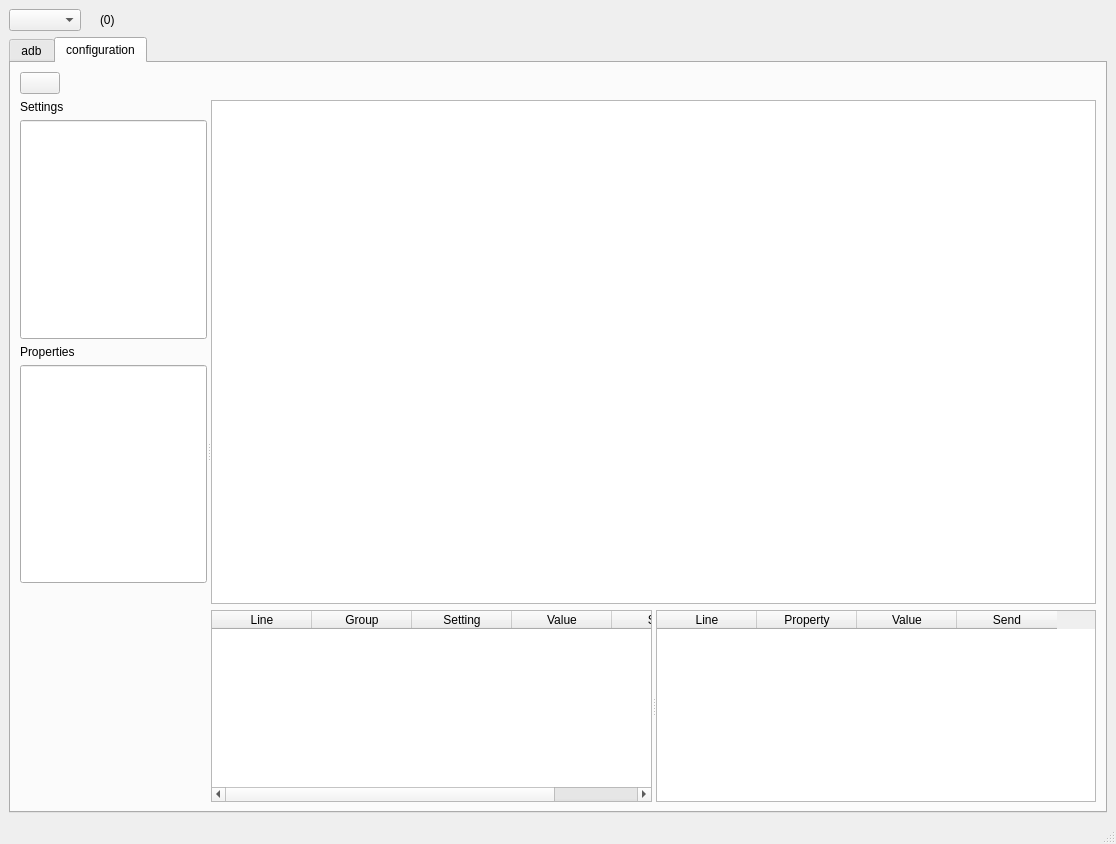
<?xml version="1.0" encoding="UTF-8"?>
<ui version="4.0">
 <class>MainWindow</class>
 <widget class="QMainWindow" name="MainWindow">
  <property name="geometry">
   <rect>
    <x>0</x>
    <y>0</y>
    <width>1116</width>
    <height>844</height>
   </rect>
  </property>
  <property name="sizePolicy">
   <sizepolicy hsizetype="Maximum" vsizetype="Maximum">
    <horstretch>0</horstretch>
    <verstretch>0</verstretch>
   </sizepolicy>
  </property>
  <property name="windowTitle">
   <string>ToolLog</string>
  </property>
  <widget class="QWidget" name="centralwidget">
   <layout class="QVBoxLayout" name="verticalLayout_8">
    <item>
     <layout class="QVBoxLayout" name="verticalLayout_3">
      <item>
       <layout class="QHBoxLayout" name="horizontalLayout_12">
        <item>
         <widget class="QComboBox" name="device_ids">
          <property name="focusPolicy">
           <enum>Qt::FocusPolicy::NoFocus</enum>
          </property>
         </widget>
        </item>
        <item>
         <widget class="QLabel" name="label_9">
          <property name="text">
           <string/>
          </property>
          <property name="pixmap">
           <pixmap resource="../../resource.qrc">:/icons/device.png</pixmap>
          </property>
         </widget>
        </item>
        <item>
         <widget class="QLabel" name="devices">
          <property name="text">
           <string>(0)</string>
          </property>
         </widget>
        </item>
        <item>
         <spacer name="horizontalSpacer_3">
          <property name="orientation">
           <enum>Qt::Orientation::Horizontal</enum>
          </property>
          <property name="sizeHint" stdset="0">
           <size>
            <width>40</width>
            <height>20</height>
           </size>
          </property>
         </spacer>
        </item>
       </layout>
      </item>
      <item>
       <widget class="QTabWidget" name="tabWidget">
        <property name="focusPolicy">
         <enum>Qt::FocusPolicy::NoFocus</enum>
        </property>
        <property name="currentIndex">
         <number>1</number>
        </property>
        <widget class="QWidget" name="pg_adb">
         <attribute name="title">
          <string>adb</string>
         </attribute>
         <layout class="QVBoxLayout" name="verticalLayout_6">
          <item>
           <layout class="QVBoxLayout" name="verticalLayout_7">
            <item>
             <layout class="QHBoxLayout" name="horizontalLayout_8">
              <property name="sizeConstraint">
               <enum>QLayout::SizeConstraint::SetMinimumSize</enum>
              </property>
              <item>
               <widget class="QPushButton" name="start">
                <property name="focusPolicy">
                 <enum>Qt::FocusPolicy::NoFocus</enum>
                </property>
                <property name="text">
                 <string/>
                </property>
                <property name="icon">
                 <iconset resource="../../resource.qrc">
                  <normaloff>:/icons/play.png</normaloff>:/icons/play.png</iconset>
                </property>
               </widget>
              </item>
              <item>
               <widget class="QPushButton" name="start_kernel">
                <property name="focusPolicy">
                 <enum>Qt::FocusPolicy::NoFocus</enum>
                </property>
                <property name="text">
                 <string/>
                </property>
                <property name="icon">
                 <iconset resource="../../resource.qrc">
                  <normaloff>:/icons/start_kernel.png</normaloff>:/icons/start_kernel.png</iconset>
                </property>
               </widget>
              </item>
              <item>
               <widget class="QPushButton" name="clear">
                <property name="focusPolicy">
                 <enum>Qt::FocusPolicy::NoFocus</enum>
                </property>
                <property name="text">
                 <string/>
                </property>
                <property name="icon">
                 <iconset resource="../../resource.qrc">
                  <normaloff>:/icons/clear.png</normaloff>:/icons/clear.png</iconset>
                </property>
               </widget>
              </item>
              <item>
               <widget class="QPushButton" name="btn_clear_mark">
                <property name="focusPolicy">
                 <enum>Qt::FocusPolicy::NoFocus</enum>
                </property>
                <property name="text">
                 <string/>
                </property>
                <property name="icon">
                 <iconset resource="../../resource.qrc">
                  <normaloff>:/icons/remove-bookmark.png</normaloff>:/icons/remove-bookmark.png</iconset>
                </property>
               </widget>
              </item>
              <item>
               <spacer name="horizontalSpacer">
                <property name="focusPolicy">
                 <enum>Qt::FocusPolicy::NoFocus</enum>
                </property>
                <property name="orientation">
                 <enum>Qt::Orientation::Horizontal</enum>
                </property>
                <property name="sizeHint" stdset="0">
                 <size>
                  <width>40</width>
                  <height>20</height>
                 </size>
                </property>
               </spacer>
              </item>
              <item>
               <widget class="QPushButton" name="configuration">
                <property name="focusPolicy">
                 <enum>Qt::FocusPolicy::NoFocus</enum>
                </property>
                <property name="text">
                 <string/>
                </property>
                <property name="icon">
                 <iconset resource="../../resource.qrc">
                  <normaloff>:/icons/setting.png</normaloff>:/icons/setting.png</iconset>
                </property>
               </widget>
              </item>
             </layout>
            </item>
            <item>
             <widget class="QSplitter" name="spl_filter_1">
              <property name="sizePolicy">
               <sizepolicy hsizetype="Minimum" vsizetype="Expanding">
                <horstretch>0</horstretch>
                <verstretch>0</verstretch>
               </sizepolicy>
              </property>
              <property name="frameShadow">
               <enum>QFrame::Shadow::Plain</enum>
              </property>
              <property name="orientation">
               <enum>Qt::Orientation::Horizontal</enum>
              </property>
              <widget class="QWidget" name="verticalLayoutWidget_2">
               <layout class="QVBoxLayout" name="verticalLayout_2">
                <property name="sizeConstraint">
                 <enum>QLayout::SizeConstraint::SetMinimumSize</enum>
                </property>
                <item>
                 <widget class="QPushButton" name="save_log">
                  <property name="focusPolicy">
                   <enum>Qt::FocusPolicy::NoFocus</enum>
                  </property>
                  <property name="text">
                   <string/>
                  </property>
                  <property name="icon">
                   <iconset resource="../../resource.qrc">
                    <normaloff>:/icons/folder.png</normaloff>:/icons/folder.png</iconset>
                  </property>
                 </widget>
                </item>
                <item>
                 <widget class="QLineEdit" name="file">
                  <property name="sizePolicy">
                   <sizepolicy hsizetype="Expanding" vsizetype="Expanding">
                    <horstretch>0</horstretch>
                    <verstretch>0</verstretch>
                   </sizepolicy>
                  </property>
                  <property name="focusPolicy">
                   <enum>Qt::FocusPolicy::StrongFocus</enum>
                  </property>
                 </widget>
                </item>
                <item>
                 <widget class="QLabel" name="label_8">
                  <property name="text">
                   <string>Find</string>
                  </property>
                 </widget>
                </item>
                <item>
                 <widget class="QLineEdit" name="find">
                  <property name="enabled">
                   <bool>true</bool>
                  </property>
                  <property name="sizePolicy">
                   <sizepolicy hsizetype="Expanding" vsizetype="Expanding">
                    <horstretch>0</horstretch>
                    <verstretch>0</verstretch>
                   </sizepolicy>
                  </property>
                  <property name="focusPolicy">
                   <enum>Qt::FocusPolicy::StrongFocus</enum>
                  </property>
                 </widget>
                </item>
                <item>
                 <widget class="QLabel" name="label_3">
                  <property name="focusPolicy">
                   <enum>Qt::FocusPolicy::NoFocus</enum>
                  </property>
                  <property name="text">
                   <string>Tag</string>
                  </property>
                 </widget>
                </item>
                <item>
                 <widget class="QLineEdit" name="tag">
                  <property name="sizePolicy">
                   <sizepolicy hsizetype="Expanding" vsizetype="Expanding">
                    <horstretch>0</horstretch>
                    <verstretch>0</verstretch>
                   </sizepolicy>
                  </property>
                  <property name="focusPolicy">
                   <enum>Qt::FocusPolicy::StrongFocus</enum>
                  </property>
                 </widget>
                </item>
                <item>
                 <widget class="QLabel" name="label_4">
                  <property name="focusPolicy">
                   <enum>Qt::FocusPolicy::NoFocus</enum>
                  </property>
                  <property name="text">
                   <string>Msg</string>
                  </property>
                 </widget>
                </item>
                <item>
                 <widget class="QLineEdit" name="msg">
                  <property name="sizePolicy">
                   <sizepolicy hsizetype="Expanding" vsizetype="Expanding">
                    <horstretch>0</horstretch>
                    <verstretch>0</verstretch>
                   </sizepolicy>
                  </property>
                  <property name="focusPolicy">
                   <enum>Qt::FocusPolicy::StrongFocus</enum>
                  </property>
                 </widget>
                </item>
                <item>
                 <widget class="QLabel" name="label_2">
                  <property name="focusPolicy">
                   <enum>Qt::FocusPolicy::NoFocus</enum>
                  </property>
                  <property name="text">
                   <string>PID</string>
                  </property>
                 </widget>
                </item>
                <item>
                 <widget class="QLineEdit" name="pid">
                  <property name="sizePolicy">
                   <sizepolicy hsizetype="Expanding" vsizetype="Expanding">
                    <horstretch>0</horstretch>
                    <verstretch>0</verstretch>
                   </sizepolicy>
                  </property>
                  <property name="focusPolicy">
                   <enum>Qt::FocusPolicy::StrongFocus</enum>
                  </property>
                 </widget>
                </item>
                <item>
                 <widget class="QLabel" name="label_5">
                  <property name="focusPolicy">
                   <enum>Qt::FocusPolicy::NoFocus</enum>
                  </property>
                  <property name="text">
                   <string>Level</string>
                  </property>
                 </widget>
                </item>
                <item>
                 <widget class="QLineEdit" name="level">
                  <property name="sizePolicy">
                   <sizepolicy hsizetype="Expanding" vsizetype="Expanding">
                    <horstretch>0</horstretch>
                    <verstretch>0</verstretch>
                   </sizepolicy>
                  </property>
                  <property name="focusPolicy">
                   <enum>Qt::FocusPolicy::StrongFocus</enum>
                  </property>
                 </widget>
                </item>
                <item>
                 <widget class="QLabel" name="label_6">
                  <property name="text">
                   <string>Line</string>
                  </property>
                 </widget>
                </item>
                <item>
                 <widget class="QLineEdit" name="line">
                  <property name="sizePolicy">
                   <sizepolicy hsizetype="Expanding" vsizetype="Expanding">
                    <horstretch>0</horstretch>
                    <verstretch>0</verstretch>
                   </sizepolicy>
                  </property>
                  <property name="focusPolicy">
                   <enum>Qt::FocusPolicy::StrongFocus</enum>
                  </property>
                  <property name="placeholderText">
                   <string notr="true">1 - 100</string>
                  </property>
                 </widget>
                </item>
                <item>
                 <widget class="QLabel" name="label_12">
                  <property name="text">
                   <string>Time</string>
                  </property>
                 </widget>
                </item>
                <item>
                 <widget class="QLineEdit" name="time">
                  <property name="sizePolicy">
                   <sizepolicy hsizetype="Expanding" vsizetype="Expanding">
                    <horstretch>0</horstretch>
                    <verstretch>0</verstretch>
                   </sizepolicy>
                  </property>
                  <property name="focusPolicy">
                   <enum>Qt::FocusPolicy::StrongFocus</enum>
                  </property>
                  <property name="placeholderText">
                   <string>20:40:52.391 - 20:41:04.095</string>
                  </property>
                 </widget>
                </item>
                <item>
                 <spacer name="verticalSpacer">
                  <property name="orientation">
                   <enum>Qt::Orientation::Vertical</enum>
                  </property>
                  <property name="sizeHint" stdset="0">
                   <size>
                    <width>20</width>
                    <height>40</height>
                   </size>
                  </property>
                 </spacer>
                </item>
               </layout>
              </widget>
              <widget class="QWidget" name="verticalLayoutWidget">
               <property name="focusPolicy">
                <enum>Qt::FocusPolicy::NoFocus</enum>
               </property>
               <layout class="QVBoxLayout" name="verticalLayout" stretch="1,0">
                <property name="sizeConstraint">
                 <enum>QLayout::SizeConstraint::SetMaximumSize</enum>
                </property>
                <item>
                 <widget class="QTextEdit" name="log">
                  <property name="sizePolicy">
                   <sizepolicy hsizetype="Expanding" vsizetype="Expanding">
                    <horstretch>0</horstretch>
                    <verstretch>0</verstretch>
                   </sizepolicy>
                  </property>
                  <property name="focusPolicy">
                   <enum>Qt::FocusPolicy::ClickFocus</enum>
                  </property>
                  <property name="lineWidth">
                   <number>3</number>
                  </property>
                  <property name="lineWrapMode">
                   <enum>QTextEdit::LineWrapMode::WidgetWidth</enum>
                  </property>
                  <property name="lineWrapColumnOrWidth">
                   <number>3</number>
                  </property>
                 </widget>
                </item>
                <item>
                 <widget class="QSplitter" name="splitter_2">
                  <property name="orientation">
                   <enum>Qt::Orientation::Vertical</enum>
                  </property>
                  <widget class="QTableWidget" name="table_logs">
                   <property name="sizePolicy">
                    <sizepolicy hsizetype="Expanding" vsizetype="Expanding">
                     <horstretch>0</horstretch>
                     <verstretch>0</verstretch>
                    </sizepolicy>
                   </property>
                   <property name="palette">
                    <palette>
                     <active>
                      <colorrole role="Highlight">
                       <brush brushstyle="SolidPattern">
                        <color alpha="255">
                         <red>255</red>
                         <green>255</green>
                         <blue>255</blue>
                        </color>
                       </brush>
                      </colorrole>
                     </active>
                     <inactive>
                      <colorrole role="Highlight">
                       <brush brushstyle="SolidPattern">
                        <color alpha="255">
                         <red>255</red>
                         <green>255</green>
                         <blue>255</blue>
                        </color>
                       </brush>
                      </colorrole>
                     </inactive>
                     <disabled/>
                    </palette>
                   </property>
                   <property name="focusPolicy">
                    <enum>Qt::FocusPolicy::NoFocus</enum>
                   </property>
                   <column>
                    <property name="text">
                     <string>Line</string>
                    </property>
                    <property name="font">
                     <font>
                      <bold>true</bold>
                      <underline>true</underline>
                     </font>
                    </property>
                   </column>
                   <column>
                    <property name="text">
                     <string>Date</string>
                    </property>
                    <property name="font">
                     <font>
                      <bold>true</bold>
                      <underline>true</underline>
                     </font>
                    </property>
                   </column>
                   <column>
                    <property name="text">
                     <string>Time</string>
                    </property>
                    <property name="font">
                     <font>
                      <bold>true</bold>
                      <underline>true</underline>
                     </font>
                    </property>
                   </column>
                   <column>
                    <property name="text">
                     <string>PID</string>
                    </property>
                    <property name="font">
                     <font>
                      <bold>true</bold>
                      <underline>true</underline>
                     </font>
                    </property>
                   </column>
                   <column>
                    <property name="text">
                     <string>TID</string>
                    </property>
                    <property name="font">
                     <font>
                      <bold>true</bold>
                      <underline>true</underline>
                     </font>
                    </property>
                   </column>
                   <column>
                    <property name="text">
                     <string>Level</string>
                    </property>
                    <property name="font">
                     <font>
                      <bold>true</bold>
                      <underline>true</underline>
                     </font>
                    </property>
                   </column>
                   <column>
                    <property name="text">
                     <string>Tag</string>
                    </property>
                    <property name="font">
                     <font>
                      <bold>true</bold>
                      <underline>true</underline>
                      <strikeout>false</strikeout>
                     </font>
                    </property>
                   </column>
                   <column>
                    <property name="text">
                     <string>Message</string>
                    </property>
                    <property name="font">
                     <font>
                      <bold>true</bold>
                      <underline>true</underline>
                     </font>
                    </property>
                   </column>
                  </widget>
                  <widget class="QTableWidget" name="table_logmark">
                   <property name="sizePolicy">
                    <sizepolicy hsizetype="Expanding" vsizetype="Expanding">
                     <horstretch>0</horstretch>
                     <verstretch>0</verstretch>
                    </sizepolicy>
                   </property>
                   <property name="focusPolicy">
                    <enum>Qt::FocusPolicy::NoFocus</enum>
                   </property>
                   <column>
                    <property name="text">
                     <string>Line</string>
                    </property>
                   </column>
                   <column>
                    <property name="text">
                     <string>Date</string>
                    </property>
                   </column>
                   <column>
                    <property name="text">
                     <string>Time</string>
                    </property>
                   </column>
                   <column>
                    <property name="text">
                     <string>PID</string>
                    </property>
                   </column>
                   <column>
                    <property name="text">
                     <string>TID</string>
                    </property>
                   </column>
                   <column>
                    <property name="text">
                     <string>Level</string>
                    </property>
                   </column>
                   <column>
                    <property name="text">
                     <string>Tag</string>
                    </property>
                   </column>
                   <column>
                    <property name="text">
                     <string>Message</string>
                    </property>
                   </column>
                  </widget>
                 </widget>
                </item>
               </layout>
              </widget>
             </widget>
            </item>
           </layout>
          </item>
         </layout>
        </widget>
        <widget class="QWidget" name="pg_property">
         <attribute name="title">
          <string>configuration</string>
         </attribute>
         <layout class="QVBoxLayout" name="verticalLayout_9">
          <item>
           <layout class="QHBoxLayout" name="horizontalLayout_11">
            <item>
             <widget class="QPushButton" name="refresh">
              <property name="text">
               <string/>
              </property>
              <property name="icon">
               <iconset resource="../../resource.qrc">
                <normaloff>:/icons/refresh.png</normaloff>:/icons/refresh.png</iconset>
              </property>
             </widget>
            </item>
            <item>
             <spacer name="horizontalSpacer_2">
              <property name="orientation">
               <enum>Qt::Orientation::Horizontal</enum>
              </property>
              <property name="sizeHint" stdset="0">
               <size>
                <width>40</width>
                <height>20</height>
               </size>
              </property>
             </spacer>
            </item>
           </layout>
          </item>
          <item>
           <widget class="QSplitter" name="spl_filter_2">
            <property name="orientation">
             <enum>Qt::Orientation::Horizontal</enum>
            </property>
            <widget class="QWidget" name="verticalLayoutWidget_3">
             <layout class="QVBoxLayout" name="verticalLayout_4">
              <item>
               <widget class="QLabel" name="label">
                <property name="text">
                 <string>Settings</string>
                </property>
               </widget>
              </item>
              <item>
               <widget class="QLineEdit" name="setting">
                <property name="sizePolicy">
                 <sizepolicy hsizetype="Expanding" vsizetype="Expanding">
                  <horstretch>0</horstretch>
                  <verstretch>0</verstretch>
                 </sizepolicy>
                </property>
               </widget>
              </item>
              <item>
               <widget class="QLabel" name="label_7">
                <property name="text">
                 <string>Properties</string>
                </property>
               </widget>
              </item>
              <item>
               <widget class="QLineEdit" name="property">
                <property name="sizePolicy">
                 <sizepolicy hsizetype="Expanding" vsizetype="Expanding">
                  <horstretch>0</horstretch>
                  <verstretch>0</verstretch>
                 </sizepolicy>
                </property>
               </widget>
              </item>
              <item>
               <spacer name="verticalSpacer_2">
                <property name="orientation">
                 <enum>Qt::Orientation::Vertical</enum>
                </property>
                <property name="sizeHint" stdset="0">
                 <size>
                  <width>20</width>
                  <height>40</height>
                 </size>
                </property>
               </spacer>
              </item>
             </layout>
            </widget>
            <widget class="QWidget" name="verticalLayoutWidget_4">
             <layout class="QVBoxLayout" name="verticalLayout_5">
              <item>
               <widget class="QTextEdit" name="setting_property"/>
              </item>
              <item>
               <widget class="QSplitter" name="spl_setting_property">
                <property name="orientation">
                 <enum>Qt::Orientation::Horizontal</enum>
                </property>
                <widget class="QTableWidget" name="table_setting">
                 <column>
                  <property name="text">
                   <string>Line</string>
                  </property>
                 </column>
                 <column>
                  <property name="text">
                   <string>Group</string>
                  </property>
                 </column>
                 <column>
                  <property name="text">
                   <string>Setting</string>
                  </property>
                 </column>
                 <column>
                  <property name="text">
                   <string>Value</string>
                  </property>
                 </column>
                 <column>
                  <property name="text">
                   <string>Send</string>
                  </property>
                 </column>
                </widget>
                <widget class="QTableWidget" name="table_property">
                 <column>
                  <property name="text">
                   <string>Line</string>
                  </property>
                 </column>
                 <column>
                  <property name="text">
                   <string>Property</string>
                  </property>
                 </column>
                 <column>
                  <property name="text">
                   <string>Value</string>
                  </property>
                 </column>
                 <column>
                  <property name="text">
                   <string>Send</string>
                  </property>
                 </column>
                </widget>
               </widget>
              </item>
             </layout>
            </widget>
           </widget>
          </item>
         </layout>
        </widget>
       </widget>
      </item>
     </layout>
    </item>
   </layout>
  </widget>
  <widget class="QStatusBar" name="statusbar"/>
 </widget>
 <resources>
  <include location="../../resource.qrc"/>
 </resources>
 <connections/>
</ui>
